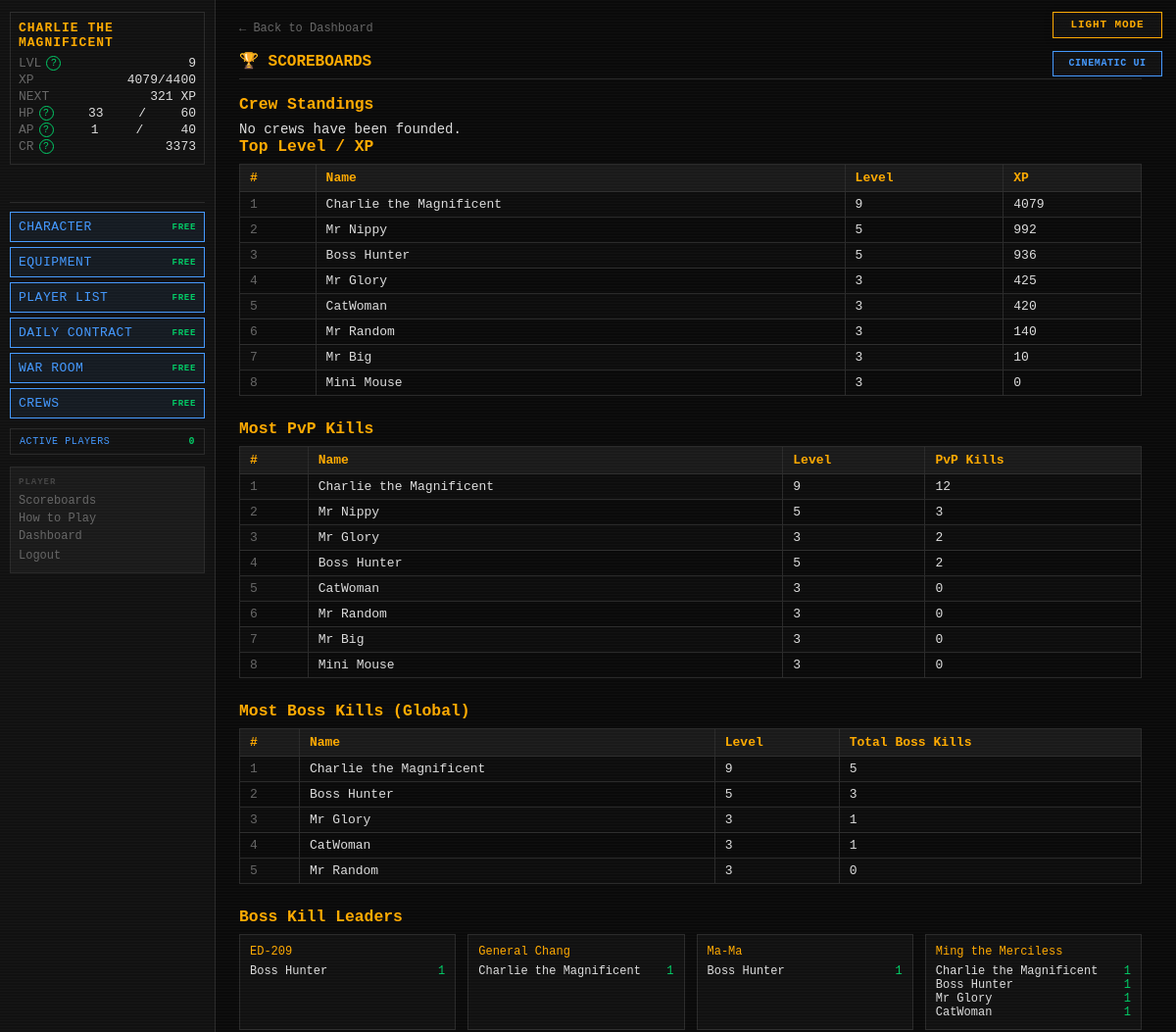
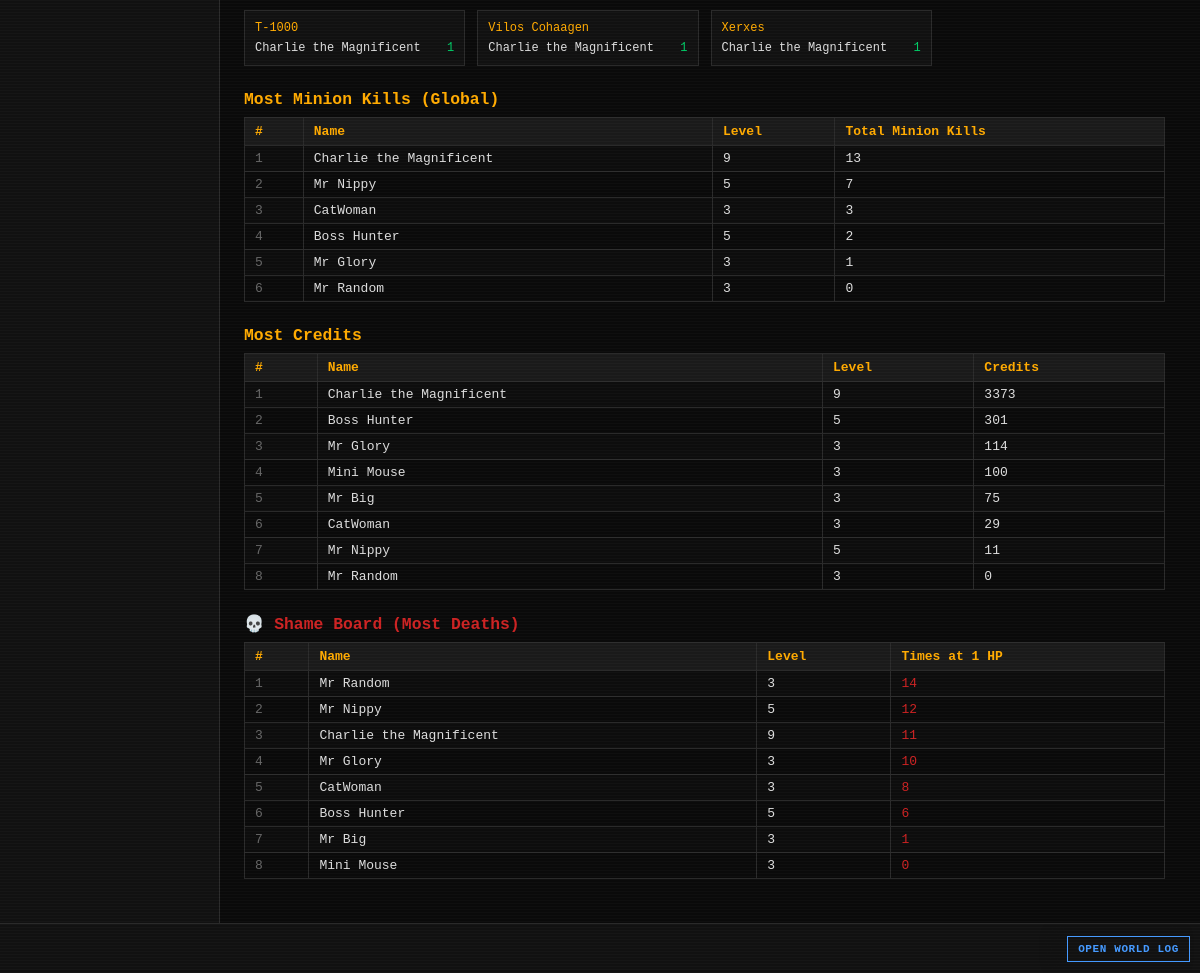
Page /scoreboards (signed in) on the committed database (2 pictures, top to bottom).
### tables this page shows
CREATE TABLE players (
    id                  INTEGER PRIMARY KEY AUTOINCREMENT,
    username            TEXT    UNIQUE NOT NULL,
    password_hash       TEXT    NOT NULL,
    email               TEXT    UNIQUE NOT NULL,
    character_name      TEXT    NOT NULL,
    sex                 TEXT    NOT NULL,
    class_id            INTEGER REFERENCES classes(id),
    str_stat            INTEGER NOT NULL DEFAULT 1,
    end_stat            INTEGER NOT NULL DEFAULT 1,
    agi_stat            INTEGER NOT NULL DEFAULT 1,
    lck_stat            INTEGER NOT NULL DEFAULT 1,
    per_stat            INTEGER NOT NULL DEFAULT 1,
    level               INTEGER NOT NULL DEFAULT 1,
    xp                  INTEGER NOT NULL DEFAULT 0,
    current_hp          INTEGER NOT NULL,
    current_ap          INTEGER NOT NULL,
    credits             INTEGER NOT NULL DEFAULT 25,
    equipped_weapon_id  INTEGER REFERENCES inventory_items(id),
    equipped_armor_id   INTEGER REFERENCES inventory_items(id),
    equipped_special_id INTEGER REFERENCES inventory_items(id),
    in_combat           INTEGER NOT NULL DEFAULT 0,
    pending_levelup     INTEGER NOT NULL DEFAULT 0,
    pending_perk        INTEGER NOT NULL DEFAULT 0,
    combat_preference   TEXT    NOT NULL DEFAULT "Balanced",
    is_banned           INTEGER NOT NULL DEFAULT 0,
    retired_at          TEXT,
    last_login_at       TEXT,
    created_at          TEXT    NOT NULL DEFAULT (datetime('now'))
);

CREATE TABLE player_stats (
    player_id            INTEGER PRIMARY KEY REFERENCES players(id),
    pvp_kills            INTEGER NOT NULL DEFAULT 0,
    times_reduced_to_1hp INTEGER NOT NULL DEFAULT 0,
    updated_at           TEXT    NOT NULL DEFAULT (datetime('now'))
);

CREATE TABLE bosses (
    id                          INTEGER PRIMARY KEY AUTOINCREMENT,
    name                        TEXT    UNIQUE NOT NULL,
    is_active                   INTEGER NOT NULL DEFAULT 1,
    level                       INTEGER NOT NULL,
    str_stat                    INTEGER NOT NULL,
    end_stat                    INTEGER NOT NULL,
    agi_stat                    INTEGER NOT NULL,
    lck_stat                    INTEGER NOT NULL,
    per_stat                    INTEGER NOT NULL,
    max_hp                      INTEGER NOT NULL,
    phase2_hp_percent           INTEGER NOT NULL,
    phase3_hp_percent           INTEGER NOT NULL,
    special_attack_name         TEXT    NOT NULL,
    special_attack_die          TEXT    NOT NULL,
    special_attack_damage_type  TEXT    NOT NULL,
    special_attack_flavor       TEXT    NOT NULL,
    special_buff_name           TEXT    NOT NULL,
    special_buff_type           TEXT    NOT NULL,
    special_buff_value          REAL    NOT NULL,
    special_buff_damage_type    TEXT,
    special_buff_flavor         TEXT    NOT NULL,
    res_blade     INTEGER NOT NULL DEFAULT 0,
    res_blunt     INTEGER NOT NULL DEFAULT 0,
    res_ballistic INTEGER NOT NULL DEFAULT 0,
    res_energy    INTEGER NOT NULL DEFAULT 0,
    res_arcane    INTEGER NOT NULL DEFAULT 0,
    res_explosive INTEGER NOT NULL DEFAULT 0,
    res_venom     INTEGER NOT NULL DEFAULT 0,
    weak_blade    INTEGER NOT NULL DEFAULT 0,
    weak_blunt    INTEGER NOT NULL DEFAULT 0,
    weak_ballistic INTEGER NOT NULL DEFAULT 0,
    weak_energy   INTEGER NOT NULL DEFAULT 0,
    weak_arcane   INTEGER NOT NULL DEFAULT 0,
    weak_explosive INTEGER NOT NULL DEFAULT 0,
    weak_venom    INTEGER NOT NULL DEFAULT 0,
    drop_weapon_chance       REAL    NOT NULL,
    drop_armor_chance        REAL    NOT NULL,
    drop_special_item_chance REAL    NOT NULL,
    drop_credit_min          INTEGER NOT NULL,
    drop_credit_max          INTEGER NOT NULL,
    flavor_text              TEXT    NOT NULL,
    imported_at              TEXT    NOT NULL DEFAULT (datetime('now'))
, description TEXT NOT NULL DEFAULT '');

CREATE TABLE boss_instances (
    id                  INTEGER PRIMARY KEY AUTOINCREMENT,
    player_id           INTEGER NOT NULL REFERENCES players(id),
    boss_id             INTEGER NOT NULL REFERENCES bosses(id),
    current_hp          INTEGER NOT NULL,
    encounter_max_hp    INTEGER,
    special_attack_used INTEGER NOT NULL DEFAULT 0,
    special_buff_used   INTEGER NOT NULL DEFAULT 0,
    current_phase       INTEGER NOT NULL DEFAULT 1,
    discovered_at       TEXT    NOT NULL DEFAULT (datetime('now')),
    kill_count          INTEGER NOT NULL DEFAULT 0,
    UNIQUE(player_id, boss_id)
);

### routes/scoreboards.py (the view)
@bp.route("/scoreboards")
def index():
    settings      = get_all_settings()
    inactive_days = settings.get("INACTIVE_DAYS_THRESHOLD", cfg.INACTIVE_DAYS_THRESHOLD)
    cutoff_expr   = f"datetime('now', '-{inactive_days} days')"
    top_level      = _top_level_xp(cutoff_expr)
    top_pvp_kills  = _top_pvp_kills(cutoff_expr)
    top_boss_global= _top_boss_kills_global(cutoff_expr)
    top_boss_each  = _top_boss_kills_per_boss(cutoff_expr)
    top_minion_gl  = _top_minion_kills_global(cutoff_expr)
    top_minion_each= _top_minion_kills_per_minion(cutoff_expr)
    top_credits    = _top_credits(cutoff_expr)
    shame_board    = _shame_board(cutoff_expr)
    crew_board     = execute(
        """SELECT c.name,c.tag,(SELECT COUNT(*) FROM crew_memberships WHERE crew_id=c.id) members,
          COALESCE((SELECT SUM(points) FROM crew_score_events WHERE crew_id=c.id),0) rating,
          COALESCE((SELECT COUNT(*) FROM crew_score_events WHERE crew_id=c.id AND event_type='PVP_WIN'),0) pvp_wins,
          COALESCE((SELECT COUNT(*) FROM crew_score_events WHERE crew_id=c.id AND event_type='BOSS_WIN'),0) boss_wins,
          COALESCE((SELECT SUM(points) FROM crew_score_events WHERE crew_id=c.id AND event_type='WORLD_BOSS_DAMAGE'),0) world_damage
          FROM crews c WHERE c.disbanded_at IS NULL ORDER BY rating DESC,c.name""")
    return render_template(
        "scoreboards/scoreboards.html",
        top_level=top_level,
        top_pvp_kills=top_pvp_kills,
        top_boss_global=top_boss_global,
        top_boss_each=top_boss_each,
        top_minion_global=top_minion_gl,
        top_minion_each=top_minion_each,
        top_credits=top_credits,
        shame_board=shame_board,
        crew_board=crew_board,
    )

### templates/scoreboards/scoreboards.html (shortened to what this page needs)
{% extends "base.html" %}
{% block content %}
<div id="page-content">
    <a href="{{ url_for('dashboard.index') }}" class="back-link">← Back to Dashboard</a>
    <h2 class="page-title">🏆 SCOREBOARDS</h2>
    <h3 style="color:var(--amber);margin-bottom:8px;">Crew Standings</h3>
    {% if crew_board %}<table style="margin-bottom:24px;"><tr><th>#</th><th>Crew</th><th>Members</th><th>Rating</th><th>PvP</th><th>Bosses</th><th>World Damage</th></tr>
    {% for c in crew_board %}<tr><td>{{ loop.index }}</td><td>{{ c.name }} [{{ c.tag }}]</td><td>{{ c.members }}</td><td>{{ c.rating|int }}</td><td>{{ c.pvp_wins }}</td><td>{{ c.boss_wins }}</td><td>{{ c.world_damage|int }}</td></tr>{% endfor %}</table>{% else %}<p>No crews have been founded.</p>{% endif %}
    <h3 style="color:var(--amber);margin-bottom:8px;">Top Level / XP</h3>
    {% if top_level %}
    <table style="margin-bottom:24px;">
        <tr><th>#</th><th>Name</th><th>Level</th><th>XP</th></tr>
        {% for p in top_level %}
        <tr>
            <td style="color:var(--grey)">{{ loop.index }}</td>
            <td>{{ p.character_name }}</td>
            <td>{{ p.level }}</td>
            <td>{{ p.xp }}</td>
        </tr>
        {% endfor %}
    </table>
    {% else %}
    <p style="color:var(--grey);margin-bottom:24px;">No data yet.</p>
    {% endif %}
    <h3 style="color:var(--amber);margin-bottom:8px;">Most PvP Kills</h3>
    {% if top_pvp_kills %}
    <table style="margin-bottom:24px;">
        <tr><th>#</th><th>Name</th><th>Level</th><th>PvP Kills</th></tr>
        {% for p in top_pvp_kills %}
        <tr>
            <td style="color:var(--grey)">{{ loop.index }}</td>
            <td>{{ p.character_name }}</td>
            <td>{{ p.level }}</td>
            <td>{{ p.pvp_kills }}</td>
        </tr>
        {% endfor %}
    </table>
    {% else %}
    <p style="color:var(--grey);margin-bottom:24px;">No data yet.</p>
    {% endif %}
    <h3 style="color:var(--amber);margin-bottom:8px;">Most Boss Kills (Global)</h3>
    {% if top_boss_global %}
    <table style="margin-bottom:24px;">
        <tr><th>#</th><th>Name</th><th>Level</th><th>Total Boss Kills</th></tr>
        {% for p in top_boss_global %}
        <tr>
            <td style="color:var(--grey)">{{ loop.index }}</td>
            <td>{{ p.character_name }}</td>
            <td>{{ p.level }}</td>
            <td>{{ p.total_kills }}</td>
        </tr>
        {% endfor %}
    </table>
    {% else %}
    <p style="color:var(--grey);margin-bottom:24px;">No data yet.</p>
    {% endif %}
    {% if top_boss_each %}
    <h3 style="color:var(--amber);margin-bottom:8px;">Boss Kill Leaders</h3>
    <div style="display:grid;grid-template-columns:repeat(auto-fill,minmax(220px,1fr));gap:12px;margin-bottom:24px;">
        {% for boss_name, players in top_boss_each.items() %}
        <div style="background:var(--bg-panel);border:1px solid var(--border);padding:10px;">
            <div style="color:var(--amber);margin-bottom:6px;font-size:12px;">{{ boss_name }}</div>
            {% for p in players %}
            <div style="display:flex;justify-content:space-between;font-size:12px;">
                <span>{{ p.character_name }}</span>
                <span style="color:var(--green)">{{ p.kill_count }}</span>
            </div>
            {% endfor %}
        </div>
        {% endfor %}
    </div>
    {% endif %}
    <h3 style="color:var(--amber);margin-bottom:8px;">Most Minion Kills (Global)</h3>
    {% if top_minion_global %}
    <table style="margin-bottom:24px;">
        <tr><th>#</th><th>Name</th><th>Level</th><th>Total Minion Kills</th></tr>
        {% for p in top_minion_global %}
        <tr>
            <td style="color:var(--grey)">{{ loop.index }}</td>
            <td>{{ p.character_name }}</td>
            <td>{{ p.level }}</td>
            <td>{{ p.total_kills }}</td>
        </tr>
        {% endfor %}
    </table>
    {% else %}
    <p style="color:var(--grey);margin-bottom:24px;">No data yet.</p>
    {% endif %}
    <h3 style="color:var(--amber);margin-bottom:8px;">Most Credits</h3>
    {% if top_credits %}
    <table style="margin-bottom:24px;">
        <tr><th>#</th><th>Name</th><th>Level</th><th>Credits</th></tr>
        {% for p in top_credits %}
        <tr>
            <td style="color:var(--grey)">{{ loop.index }}</td>
            <td>{{ p.character_name }}</td>
            <td>{{ p.level }}</td>
            <td>{{ p.credits }}</td>
        </tr>
        {% endfor %}
    </table>
    {% else %}
    <p style="color:var(--grey);margin-bottom:24px;">No data yet.</p>
    {% endif %}
    <h3 style="color:var(--red);margin-bottom:8px;">💀 Shame Board (Most Deaths)</h3>
    {% if shame_board %}
    <table style="margin-bottom:24px;">
        <tr><th>#</th><th>Name</th><th>Level</th><th>Times at 1 HP</th></tr>
        {% for p in shame_board %}
        <tr>
            <td style="color:var(--grey)">{{ loop.index }}</td>
            <td>{{ p.character_name }}</td>
            <td>{{ p.level }}</td>
            <td style="color:var(--red)">{{ p.times_reduced_to_1hp }}</td>
        </tr>
        {% endfor %}
    </table>
    {% else %}
    <p style="color:var(--grey);margin-bottom:24px;">No data yet.</p>
    {% endif %}
</div>
{% endblock %}

### templates/base.html (shortened to what this page needs)
<!DOCTYPE html>
<html lang="en">
<head>
<link rel="stylesheet" href="{{ url_for('static', filename='style.css') }}">
</head>
<body class="{{ 'authenticated' if player else 'auth-page' }} {% block body_class %}{% endblock %}">
{% if settings.get('ALLOW_PLAYER_COLOR_OVERRIDE', true) %}<button id="theme-toggle" type="button" aria-label="Switch color theme" aria-pressed="false">
</button>{% endif %}
{% if settings.get('ALLOW_PLAYER_INTERFACE_OVERRIDE', true) %}
<button id="interface-toggle" type="button" aria-label="Switch interface style" aria-pressed="false">
</button>
{% endif %}
{% if player %}
<div id="left-col">
    <div id="status-block">
        <div class="status-name">{{ player.character_name }}</div>
        <div class="status-line">
            <span class="label">LVL</span>
            <span id="status-level">{{ player.level }}</span>
        </div>
        <div class="status-line">
            <span class="label">XP</span>
            <span><span id="status-xp">{{ player.xp }}</span><span id="status-xp-threshold">{% if player.get('next_level_xp') is not none %}/{{ player.get('next_level_xp') }}{% endif %}</span></span>
        </div>
        <div class="status-line" title="Experience still needed to reach level {{ player.level + 1 }}">
            <span class="label">NEXT</span>
            <span id="status-xp-next">{% if player.get('xp_to_next_level') is none %}MAX{% elif player.get('xp_to_next_level') <= 0 %}LEVEL UP{% else %}{{ player.get('xp_to_next_level') }} XP{% endif %}</span>
        </div>
        <div class="status-line">
            <span class="label">HP</span>
            <span id="status-hp">{{ player.current_hp }}</span>/<span id="status-maxhp">{{ player.max_hp }}</span>
        </div>
        <div class="status-line">
            <span class="label">AP</span>
            <span id="status-ap">{{ player.current_ap }}</span>/<span id="status-maxap">{{ player.max_ap }}</span>
        </div>
        <div class="status-line">
            <span class="label">CR</span>
            <span id="status-credits">{{ player.credits }}</span>
        </div>
    </div>
    <div class="free-action-buttons" aria-label="Free character actions">
        <a class="action-btn free-action-btn" href="{{ url_for('character.index') }}">
            CHARACTER <span class="free-cost">FREE</span>
        </a>
        <a class="action-btn free-action-btn" href="{{ url_for('character.equipment') }}">
            EQUIPMENT <span class="free-cost">FREE</span>
        </a>
        <a class="action-btn free-action-btn" href="{{ url_for('community.players') }}">PLAYER LIST <span class="free-cost">FREE</span></a>
        <a class="action-btn free-action-btn" href="{{ url_for('community.contracts') }}">DAILY CONTRACT <span class="free-cost">FREE</span></a>
        <a class="action-btn free-action-btn" href="{{ url_for('community.war_room') }}">WAR ROOM <span class="free-cost">FREE</span></a>
        <a class="action-btn free-action-btn" href="{{ url_for('crews.index') }}">CREWS <span class="free-cost">FREE</span></a>
    </div>
    <button id="active-players-toggle" class="active-players-toggle" type="button"
            data-url="{{ url_for('feeds.active_players') }}" aria-haspopup="dialog">
        ACTIVE PLAYERS <span id="active-player-count">{{ active_player_count }}</span>
    </button>
    <nav id="left-nav">
        <span class="nav-heading">PLAYER</span>
        <a href="{{ url_for('scoreboards.index') }}">Scoreboards</a>
        <a href="{{ url_for('feeds.game_help') }}">How to Play</a>
        <a href="{{ url_for('dashboard.index') }}">Dashboard</a>
        <form action="{{ url_for('auth.logout') }}" method="POST" style="margin:0">
            <button type="submit" class="nav-link-btn">Logout</button>
        </form>
    </nav>
</div>
{% endif %}
<div id="main">
    {% block content %}{% endblock %}
</div>
{% if player %}
<div id="ticker-wrap">
    <a id="ticker-log-link" href="{{ url_for('feeds.global_log') }}" title="Open the complete World Log">OPEN WORLD LOG</a>
    <div id="ticker">
    </div>
</div>
{% endif %}
</body>
</html>

### rows in the picture
players: character_name "CHARLIE THE MAGNIFICENT", level "9", xp "4079", current_hp "33", current_ap "1", credits "3373", character_name "Charlie the Magnificent", total_kills "5", total_kills "13"
players: character_name "Mr Nippy", level "5", xp "992", total_kills "7", credits "11"
players: character_name "Boss Hunter", level "5", xp "936", total_kills "3", total_kills "2", credits "301"
players: character_name "Mr Glory", level "3", xp "425", total_kills "1", credits "114"
players: character_name "CatWoman", level "3", xp "420", total_kills "1", total_kills "3", credits "29"
players: character_name "Mr Random", level "3", xp "140", total_kills "0", credits "0"
players: character_name "Mr Big", level "3", xp "10", credits "75"
players: character_name "Mini Mouse", level "3", xp "0", credits "100"
player_stats: character_name "Charlie the Magnificent", level "9", pvp_kills "12", times_reduced_to_1hp "11"
player_stats: character_name "Mr Nippy", level "5", pvp_kills "3", times_reduced_to_1hp "12"
player_stats: character_name "Mr Glory", level "3", pvp_kills "2", times_reduced_to_1hp "10"
player_stats: character_name "Boss Hunter", level "5", pvp_kills "2", times_reduced_to_1hp "6"
player_stats: character_name "CatWoman", level "3", pvp_kills "0", times_reduced_to_1hp "8"
player_stats: character_name "Mr Random", level "3", pvp_kills "0", times_reduced_to_1hp "14"
player_stats: character_name "Mr Big", level "3", pvp_kills "0", times_reduced_to_1hp "1"
player_stats: character_name "Mini Mouse", level "3", pvp_kills "0", times_reduced_to_1hp "0"
bosses: name "ED-209"
boss_instances: character_name "Boss Hunter", kill_count "1"
bosses: name "General Chang"
boss_instances: character_name "Charlie the Magnificent", kill_count "1"
bosses: name "Ma-Ma"
boss_instances: character_name "Boss Hunter", kill_count "1"
bosses: name "Ming the Merciless"
boss_instances: character_name "Charlie the Magnificent", kill_count "1"
boss_instances: character_name "Boss Hunter", kill_count "1"
boss_instances: character_name "Mr Glory", kill_count "1"
boss_instances: character_name "CatWoman", kill_count "1"
bosses: name "T-1000"
boss_instances: character_name "Charlie the Magnificent", kill_count "1"
bosses: name "Vilos Cohaagen"
boss_instances: character_name "Charlie the Magnificent", kill_count "1"
bosses: name "Xerxes"
boss_instances: character_name "Charlie the Magnificent", kill_count "1"

### other values in the picture
{{ player.get('next_level_xp') }} "4400"
{{ player.get('xp_to_next_level') }} "321"
{{ player.max_hp }} "60"
{{ player.max_ap }} "40"
{{ active_player_count }} "0"
